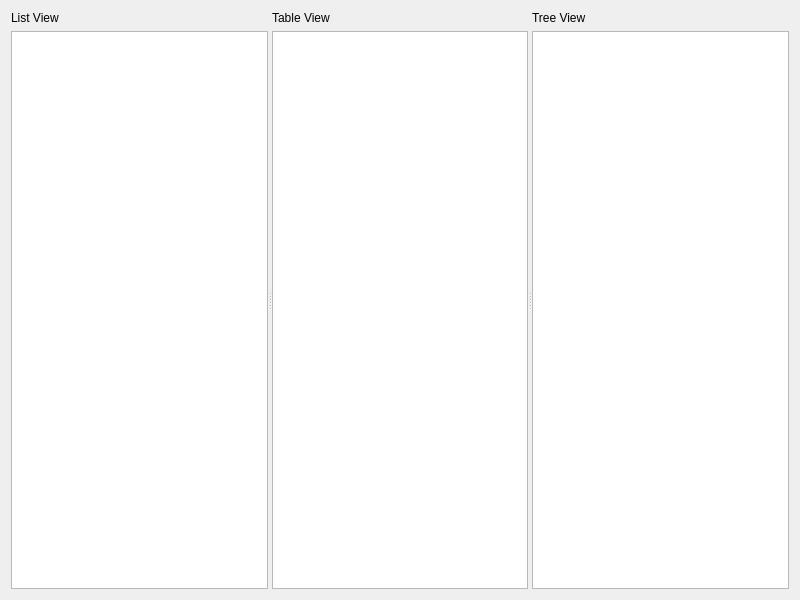
<?xml version="1.0" encoding="UTF-8"?>
<ui version="4.0">
 <class>Widget</class>
 <widget class="QWidget" name="Widget">
  <property name="geometry">
   <rect>
    <x>0</x>
    <y>0</y>
    <width>800</width>
    <height>600</height>
   </rect>
  </property>
  <property name="windowTitle">
   <string>Widget</string>
  </property>
  <layout class="QVBoxLayout" name="verticalLayout_4">
   <item>
    <widget class="QSplitter" name="splitter">
     <property name="orientation">
      <enum>Qt::Orientation::Horizontal</enum>
     </property>
     <widget class="QWidget" name="layoutWidget">
      <layout class="QVBoxLayout" name="verticalLayout">
       <item>
        <widget class="QLabel" name="label">
         <property name="text">
          <string>List View</string>
         </property>
        </widget>
       </item>
       <item>
        <widget class="QListView" name="listView"/>
       </item>
      </layout>
     </widget>
     <widget class="QWidget" name="layoutWidget">
      <layout class="QVBoxLayout" name="verticalLayout_2">
       <item>
        <widget class="QLabel" name="label_2">
         <property name="text">
          <string>Table View</string>
         </property>
        </widget>
       </item>
       <item>
        <widget class="QTableView" name="tableView"/>
       </item>
      </layout>
     </widget>
     <widget class="QWidget" name="layoutWidget">
      <layout class="QVBoxLayout" name="verticalLayout_3">
       <item>
        <widget class="QLabel" name="label_3">
         <property name="text">
          <string>Tree View</string>
         </property>
        </widget>
       </item>
       <item>
        <widget class="QTreeView" name="treeView"/>
       </item>
      </layout>
     </widget>
    </widget>
   </item>
  </layout>
 </widget>
 <resources/>
 <connections/>
</ui>
